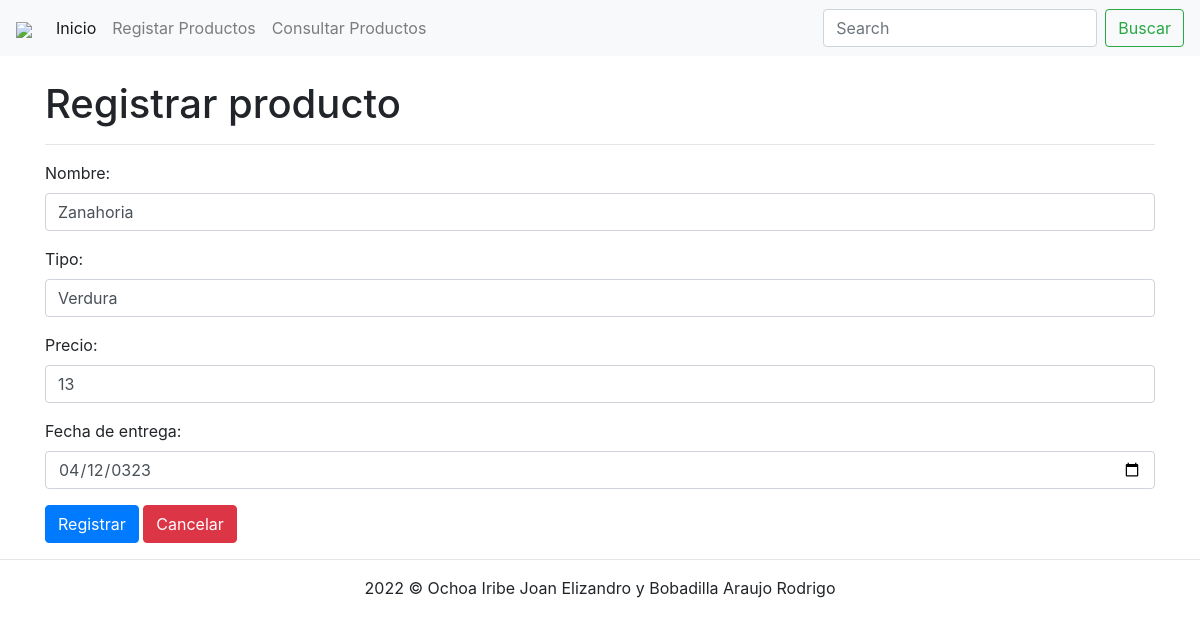
The app's page /actualizarRegistro.php?id=4 with its own data.
### tables this page shows
CREATE TABLE `productos` (
  `id` int(11) NOT NULL,
  `nombre` varchar(100) NOT NULL,
  `tipo` varchar(100) NOT NULL,
  `precio` int(11) NOT NULL,
  `fecha_entrega` date NOT NULL
);

### actualizarRegistro.php (the view, shortened to what this page needs)
<!DOCTYPE html>
<html lang="en">
<head>
    <link rel="stylesheet" href="css/bootstrap.css">
</head>
<body>
    <?php
        include 'conexion.php';
        $id = $_GET["id"];
        $sql = "SELECT * FROM productos WHERE id=" . $id;
        $resultado = $conexion->query($sql);
        $registro = $resultado->fetch_assoc();
    ?>
    <?php include 'menu.php'; ?>
    <br>
    <div class="container">
        <div class="row">
            <div class="col-12">
                <h1>Registrar producto</h1><hr>
                <form method="post" action="guardarRegistro.php">
                    <div class="form-group">
                        <label for="">Nombre:</label>
                        <input value="<?php echo $registro["nombre"]; ?>" type="text" class="form-control" name="nombre" placeholder="Teclea el nombre">
                    </div>
                    <div class="form-group">
                        <label for="">Tipo:</label>
                        <input value="<?php echo $registro["tipo"]; ?>" type="text" class="form-control" name="tipo" placeholder="Teclea el tipo de producto">
                    </div>
                    <div class="form-group">
                        <label for="">Precio:</label>
                        <input value="<?php echo $registro["precio"]; ?>" type="number" class="form-control" name="precio" placeholder="Teclea el precio del producto">
                    </div>
                    <div class="form-group">
                        <label for="">Fecha de entrega:</label>
                        <input value="<?php echo $registro["fecha_entrega"]; ?>" type="date" class="form-control" name="fecha_entrega">
                    </div>
                    <div>
                        <input type="submit" class="btn btn-primary" value="Registrar">
                        <a href="consultarDatos.php" class="btn btn-danger">Cancelar</a>
                    </div>
                </form>
            </div>
        </div>
    </div>
    <footer class="text-center">
        <hr>
        2022 &copy; Ochoa Iribe Joan Elizandro y Bobadilla Araujo Rodrigo
    </footer>
</body>
</html>

### records on screen
productos: nombre "Zanahoria", tipo "Verdura", precio "13", fecha_entrega "04/12/0323"
